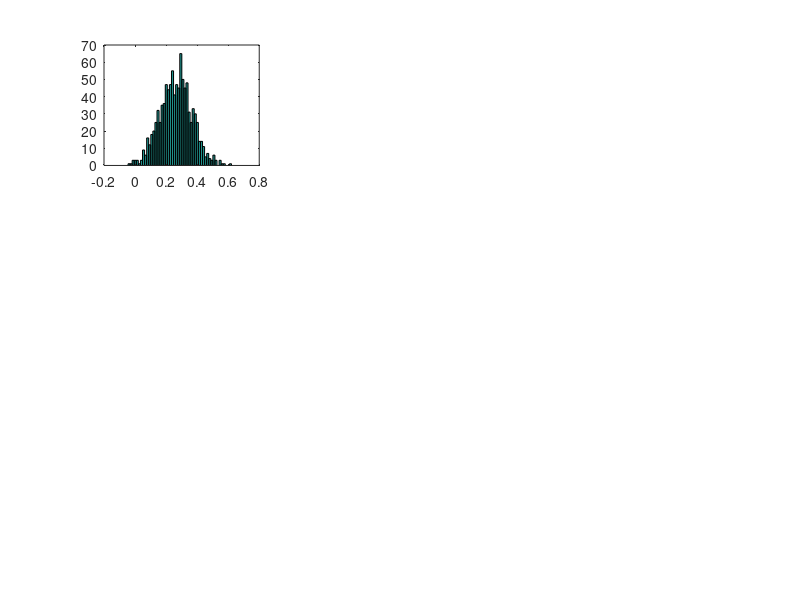

The MATLAB source for this figure: (Note: this script raises an error after producing the figure.)
%% DGP 
clc
clear
rng(37077);
addpath('funs');

Tob     = 200; % total observation
mu      = 0.2;
phi     = 0.9;
sigma2  = 1;

y = zeros(Tob,1);
for t = 2:Tob
    y(t) = mu + phi * y(t-1) + sqrt(sigma2)*randn(1);
end

%plot(y);
%% Gibbs sampling
% model representation
T   = Tob - 1;
X   = [ones(T, 1) y(1:Tob-1)];
Y   = y(2:end);


iter    = 5000;
burn    = iter - 1000;

% prior for beta = [mu; phi]: N(beta0, beta_s0)
phi_0   = 0.9;
mu_0    = mean(y)*(1-phi_0);
beta0   = [mu_0;phi_0];
beta_s0 = [0.2, 0; 0, 0.1];

% prior for sigma2: IG(0.5v0, 0.5delta0) 
v0      = 1;
delta0  = 0.1;

% starting values
b0      = inv(X'*X)*X'*Y;
Sigma2  = (Y - X*b0)'*(Y - X*b0)/(T - 2);

% memory reservation
Betas   = zeros(1000, 2);
Sigma2s = zeros(1000, 1);

for i = 1:iter
    % 1. beta|sigma2 
    beta1   = inv(inv(beta_s0) + (1/Sigma2) * X'*X) * (inv(beta_s0) * beta0 + (1/Sigma2) * X'*Y);
    beta_s1 = inv(inv(beta_s0) + (1/Sigma2) * X'*X);
    
    % draw under stationarity-restriction
    foo     = 0;
    while foo == 0
        Beta    = beta1 + chol(beta_s1)'*randn(2,1);
        if abs(Beta(2)) < 1
            foo = 1;
        end
    end
    
    % 2. sigma2|beta
    v1      = v0 + T;
    delta1  = delta0 + (Y - X*Beta)'*(Y - X*Beta);
    
    % draw
    faa     = randn(v1, 1);
    Sigma2  = delta1 / (faa' * faa);
    
    % store the results
    if i > burn
        Betas(i-burn,:)   = Beta';
        Sigma2s(i-burn,:) = Sigma2;
    end
    
end

%% print and plot
[mu phi]
mean(Betas)
prctile(Betas, [5, 95])

sigma2
mean(Sigma2s)
prctile(Sigma2s, [5, 95])


subplot(3,3,1);
hist(Betas(:,1), 50);
title("intercept (true: " + mu + " )");
subplot(3,3,2);
plot(Betas(:,1));
xlabel("Iter");
subplot(3,3,3);
autocorr(Betas(:,1));
subplot(3,3,4);
hist(Betas(:,2), 50);
title("AR coeff (true: " + phi + " )");
subplot(3,3,5);
plot(Betas(:,2));
xlabel("Iter");
subplot(3,3,6);
autocorr(Betas(:,2));
subplot(3,3,7);
hist(Sigma2s, 50);
title("Fehlervarianz (true: " + sigma2 + " )");
subplot(3,3,8);
plot(Sigma2s);
xlabel("Iter");
subplot(3,3,9);
autocorr(Sigma2s);

%% Geweke test
[z_1, pval_1] = geweke(Betas(:,1), 0.1, 0.5)
[z_2, pval_2] = geweke(Betas(:,2), 0.1, 0.5)
[z_3, pval_3] = geweke(Sigma2s, 0.1, 0.5) 
